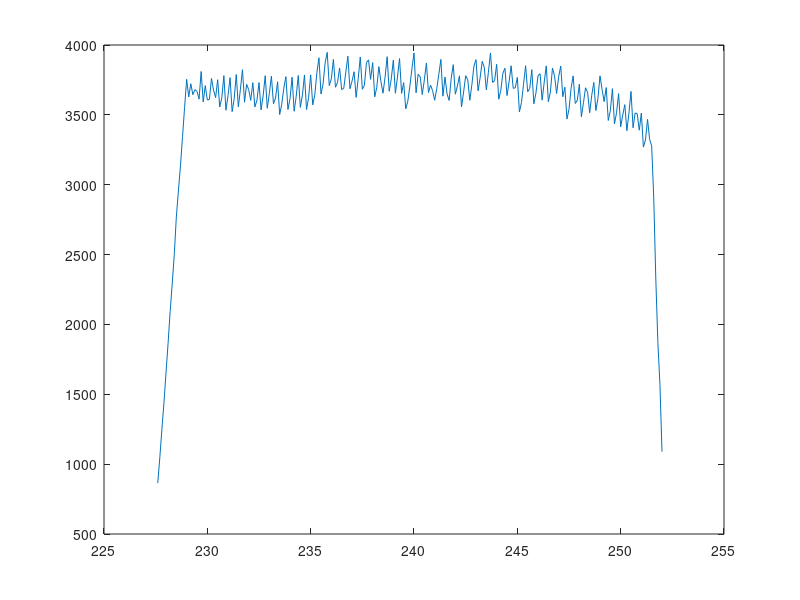

MATLAB code for this plot:
close all
clear all
load('shot_45994');
load('shot_46023');
load('shot_46037')

time1=1e-3*data.time;
%60.9
%86.9
%87.7
%113.5
%114.2
%140.1
%140.9
%166.9
%%%%% 45994
%59
%84.7
%85.7
%111.5
%112.2
%138.1
%138.8
%164.6
%%%%%% 46020
%54.2
%80.2
%%%% 46019
%32.8
%58.7
%%% 46023
%52.9
%78.8

index1=find(time1 == 336.3);

index2=find(time1 == 360.7);

Ip=data.Ip_magn(index1:index2);
I_prim=data.prim(index1:index2);
I_hor=data.hor(index1:index2);
I_vert=data.vert(index1:index2);
Rc=data.R0(index1:index2);
Zc=data.z0(index1:index2);
Bsens=data.mirnv_corr(:,(index1:index2))/(50*49e-6);
 Bsens(10,:)=Bsens(10,:)*1.2803;
time=time1(index1:index2)-108.7;

ISTTOK.Ip=double(Ip);
ISTTOK.I_prim=double(I_prim);
ISTTOK.I_hor=double(I_hor);
ISTTOK.I_vert=double(I_vert);
ISTTOK.Rc=double(Rc);
ISTTOK.Zc=double(Zc);
ISTTOK.Bsens=double(Bsens);
ISTTOK.time=double(time);

inputs=[ISTTOK.I_prim,ISTTOK.I_vert,ISTTOK.I_hor];
outputs=[ ISTTOK.Rc,ISTTOK.Zc];



inputs1=[ISTTOK.I_vert,ISTTOK.I_hor];
outputs1=[ISTTOK.Rc,ISTTOK.Zc];

% for i=1:12
% plot(time,Bsens(i,:))
% hold on
% grid on
% end

plot(time, ISTTOK.Ip)
hold on
